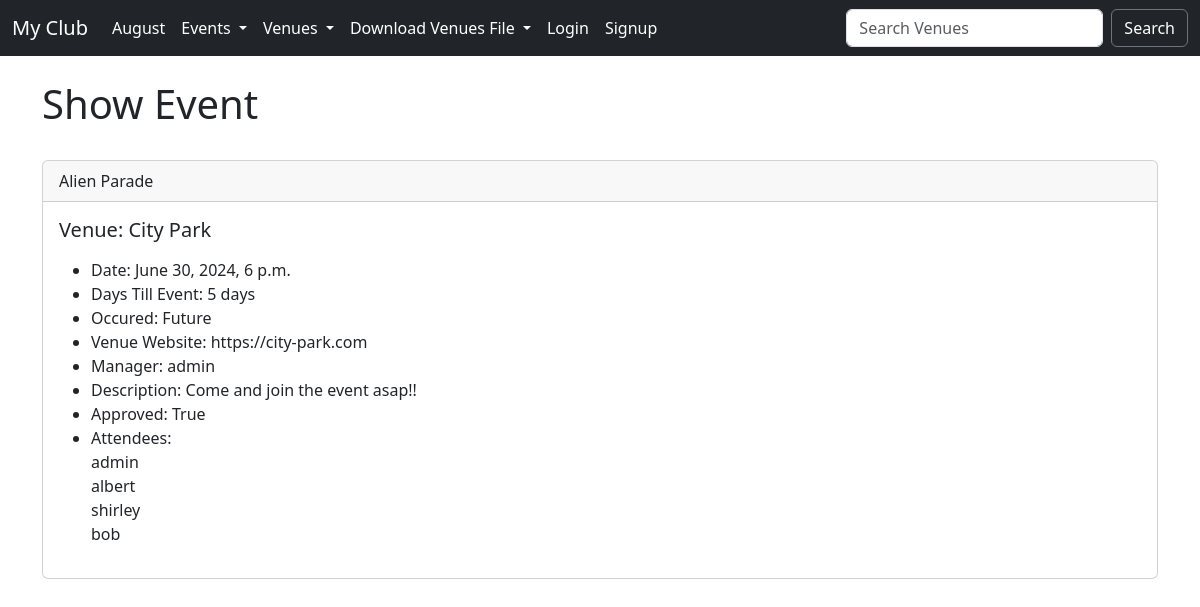
Page /show_event/4 on the committed database.
### events/models.py (models this page shows)
class Event(models.Model):
    name = models.CharField('Event Name', max_length=120)
    event_date = models.DateTimeField('Event Date')
    venue = models.ForeignKey(Venue, blank=True, null=True, on_delete=models.CASCADE)
    manager = models.ForeignKey(User, blank=True, null=True, on_delete=models.CASCADE)
    description = models.TextField(blank=True)
    attendees = models.ManyToManyField(User, blank=True, related_name='event_attendees')
    approved = models.BooleanField('Approved', default=False)
    def __str__(self):
        return self.name
    @property
    def Days_till(self):
        today = date.today()
        days_till = self.event_date.date() - today
        days_till_stripped = str(days_till).split(",", 1)[0]
        return days_till_stripped
    @property
    def Is_Past(self):
        today = date.today()
        if self.event_date.date() < today:
            thing = "Past"
        else:
            thing = "Future"
        return thing

class Venue(models.Model):
    name = models.CharField('Venue Name', max_length=120)
    address = models.CharField(max_length=300)
    zip_code = models.CharField('Zip Code', max_length=15)
    phone = models.CharField('Contact Phone', max_length=25, blank=True)
    web = models.URLField('Website Address', blank=True)
    email_address = models.EmailField('Email Address', blank=True)
    owner = models.ForeignKey(User, related_name='venues', on_delete=models.CASCADE)
    venue_image = models.ImageField(null=True, blank=True, upload_to='images/')
    def __str__(self):
        return self.name

### events/views.py (the view)
# urls.py: path('show_event/<event_id>', views.show_event, name='show_event'),
def show_event(request, event_id):
	event = Event.objects.get(pk=event_id)
	return render(request, 'events/show_event.html', {"event": event	})

### events/templates/events/show_event.html (shortened to what this page needs)
{% extends 'events/base.html' %}
{% block content %}
    <br/>
    <h1>Show Event</h1>
    <br/>
    {% if event.approved %}
        <div class="card">
        <div class="card-header">
            {{ event }}
        </div>
        <div class="card-body">
            <h5 class="card-title">Venue: {{ event.venue }}</h5>
            <p class="card-text">
                <ul>
                        <li>Date: {{ event.event_date }}</li>
                        <li>Days Till Event: {{ event.Days_till }}</li>
                        <li>Occured: {{ event.Is_Past}}</li>
                        <li>Venue Website: {{ event.venue.web }}</li>
                        <li>Manager: {{ event.manager }}</li>
                        <li>Description: {{ event.description }}</li>
                        <li>Approved: {{ event.approved }}</li>
                        <li>Attendees:<br/>
                            {% for user in event.attendees.all %}
                                {{ user }}<br/>
                            {% endfor %}
                        </li>
                </ul>
            </p>
        </div>
        </div>
        <br/><br/>
    {% endif %}
{% endblock %}

### rows in the picture
Event: name "Alien Parade", venue "City Park", event_date "June 30, 2024, 6 p.m.", Days_till "5 days", Is_Past "Future", venue.web "https://city-park.com", manager "admin", description "Come and join the event asap!!", approved "True"

### other values in the picture
{{ user }} "admin"
{{ user }} "albert"
{{ user }} "shirley"
{{ user }} "bob"
